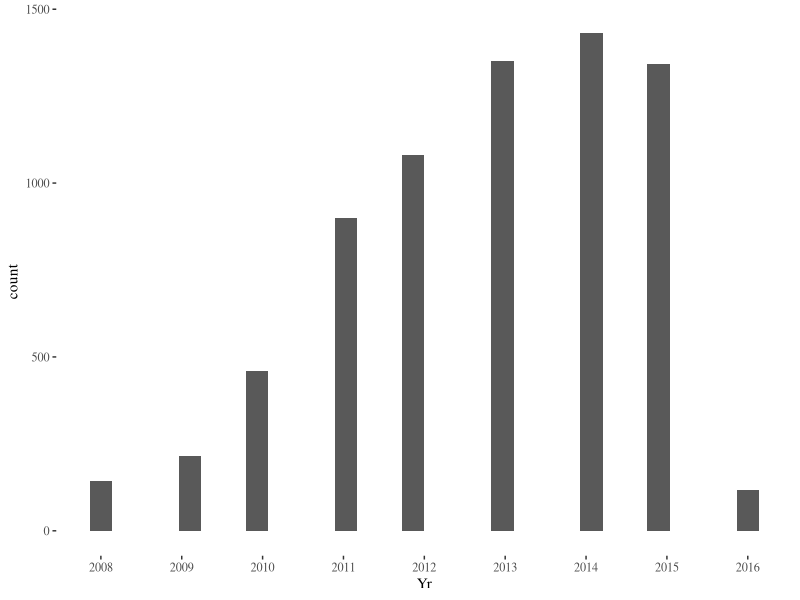
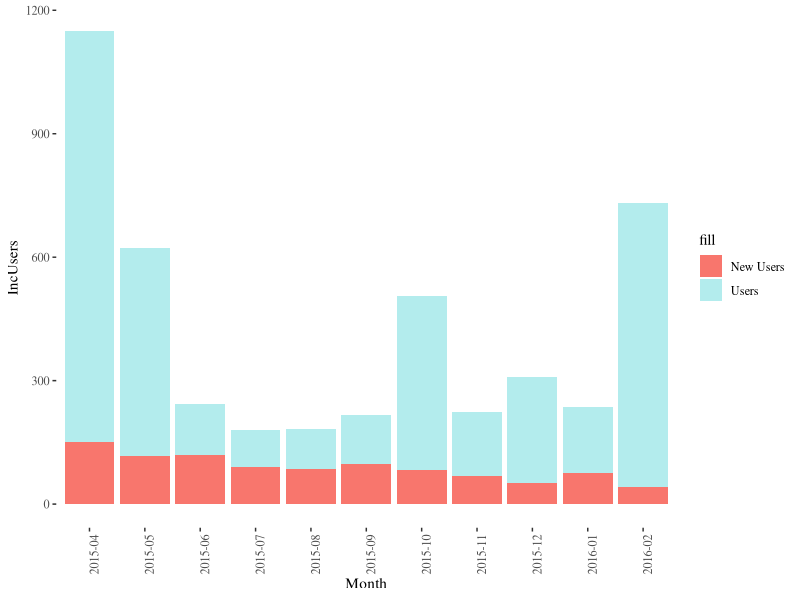

Source code (R) for these figures, in order:
## ---- chunk 1
#Set up data. Remember to run scripts/process.sh after running scripts in top-github-user-data and github-city-rankings
date_followers <- read.csv("../data/aggregated-top-Spain-evol.csv",sep=";")
dates <- do.call("rbind",lapply(strsplit(as.character(date_followers$commitdate)," "),"[",1))
date_users <- data.frame(Date=dates,Users=date_followers$users)

library("ggplot2")
library("ggthemes")

data <- read.csv("../data/date-followers-contrib.csv")
users <- read.csv("../data/users-month.csv")
## ---- chunk 2
knitr::kable(date_users)
## ---- chunk 3
ggplot( data, aes(x=Yr,y=..count..))+geom_bar(stat='bin')+scale_x_continuous(breaks=c(2007:2016))+  theme_tufte()
## ---- chunk 4
ggplot(data=users)+geom_bar(aes(x=Month,y=IncUsers,fill='Users'),alpha=.3,stat='identity')+geom_bar(aes(x=Month,y=NewUsers,fill='New Users'),stat='identity')+theme_tufte()+ theme(axis.text.x = element_text(angle = 90, hjust = 1))
